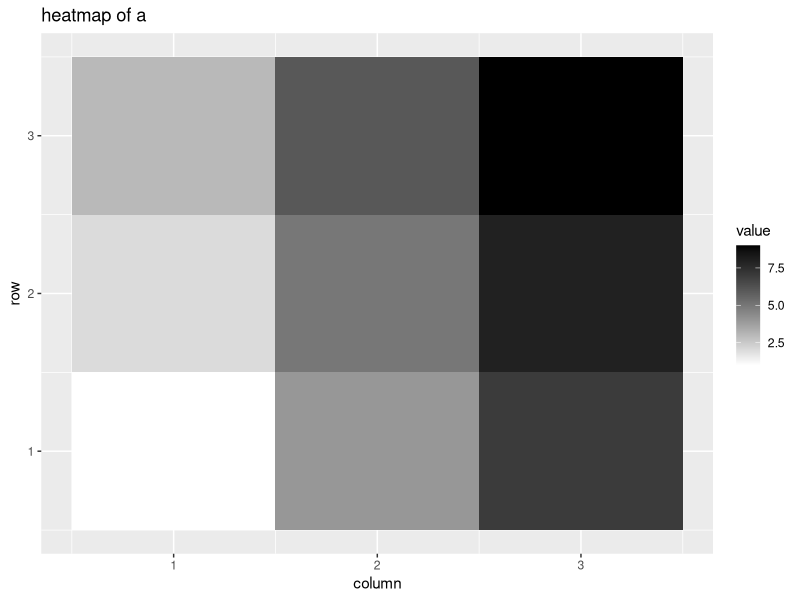
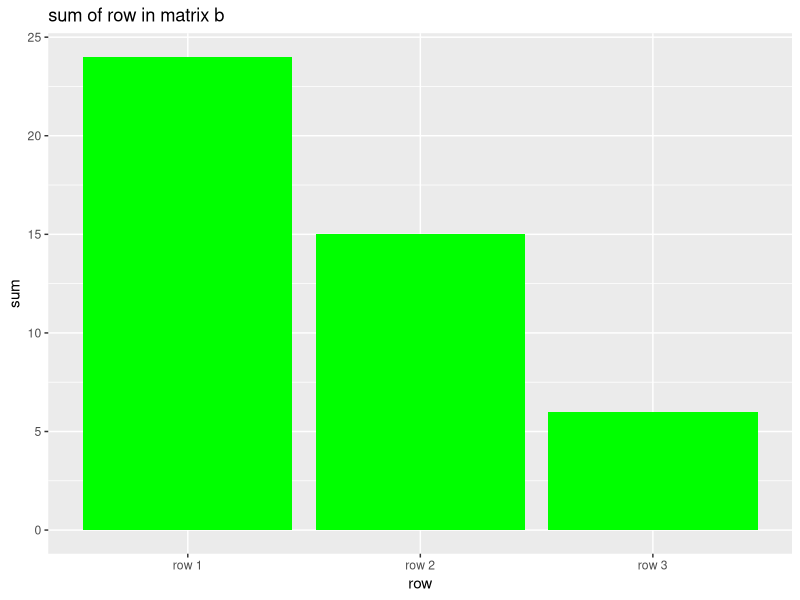

The R source for these figures, in order:
library(ggplot2)
library(reshape2)
matrixa<-matrix(c(1,2,3,4,5,6,7,8,9),nrow=3,ncol=3,byrow=TRUE)
matrixb<-matrix(c(9,8,7,6,5,4,3,2,1),nrow=3,ncol=3,byrow=TRUE)

summ<-matrixa+matrixb
scaledmatrix<-matrixa*2
transposedmatrixa<-t(matrixa)
productmatrix<-matrixa%*%matrixb

suma<-sum(matrixa)
meana<-mean(matrixa)
sda<-sd(matrixa)
# heatmap 
heatmap<-melt(matrixa)
heatmap_plot<-ggplot(heatmap,aes(x=Var1,y=Var2,fill=value))+
  geom_tile()+
  scale_fill_gradient(low="white",high="black")+
  labs(title="heatmap of a",x="column",y="row")
print(heatmap_plot)
# barplot
rowsums=rowSums(matrixb)
row_names<-paste("row",1:3)
barplot_data<-data.frame(row=row_names,sum=rowsums)
barplot<-ggplot(barplot_data,aes(x=row,y=rowsums))+
  geom_bar(stat="identity",fill="green")+
  labs(title="sum of row in matrix b ",x="row",y="sum")
print(barplot)
